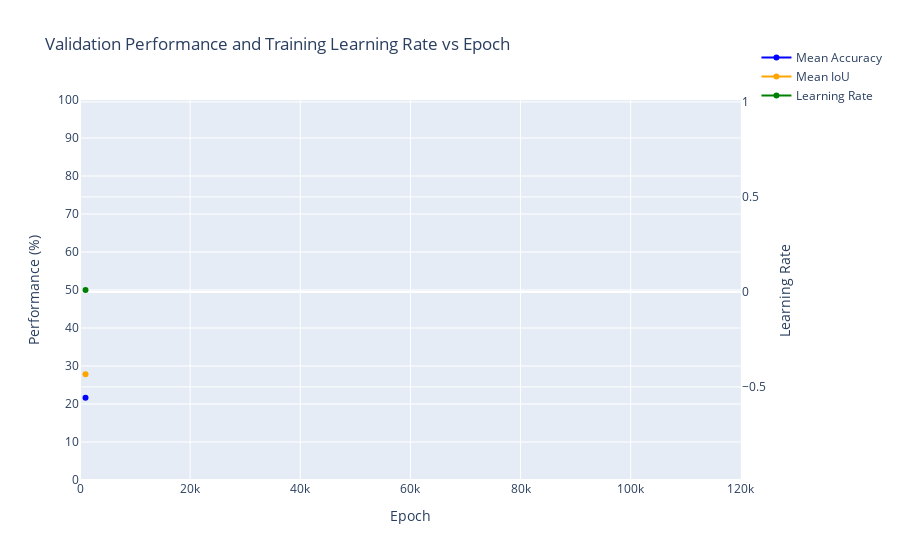

Write notebook code for a chart like this one.
### Code cell
# SEBNet BaselineHead SGD, Pretrained, Batch Size 8, OHEM Cross Entropy
log_file_path = '/home/robert.breslin/alessandro/paper_2/mmsegmentation/work_dirs/sebnet_baseline-head_1xb8_cityscapes_ohem/20250819_174814/20250819_174814.log'
epochs, top1, top5, lrs = parse_log_file(log_file_path)
plot_accuracies_and_lr_interactive(epochs, top1, top5, lrs, sgd_range)

### Figure 1 — Plotly figure (JSON) as saved in the notebook; plotly's stock layout.template omitted (floating-point values rounded to 4 significant figures)
{"data": [{"line": {"color": "blue"}, "name": "Mean Accuracy", "type": "scatter", "x": [1000], "xaxis": "x", "y": [21.62], "yaxis": "y"}, {"line": {"color": "orange"}, "name": "Mean IoU", "type": "scatter", "x": [1000], "xaxis": "x", "y": [27.8], "yaxis": "y"}, {"line": {"color": "green"}, "name": "Learning Rate", "type": "scatter", "x": [1000], "xaxis": "x", "y": [0.009925], "yaxis": "y2"}], "layout": {"hovermode": "x unified", "legend": {"x": 1.15, "xanchor": "right", "y": 1.15, "yanchor": "top"}, "title": {"text": "Validation Performance and Training Learning Rate vs Epoch"}, "xaxis": {"anchor": "y", "domain": [0, 0.94], "range": [0, 120000], "title": {"text": "Epoch"}}, "yaxis": {"anchor": "x", "domain": [0, 1], "dtick": 10, "range": [0, 100], "title": {"text": "Performance (%)"}}, "yaxis2": {"anchor": "x", "overlaying": "y", "side": "right", "title": {"text": "Learning Rate"}}}}
